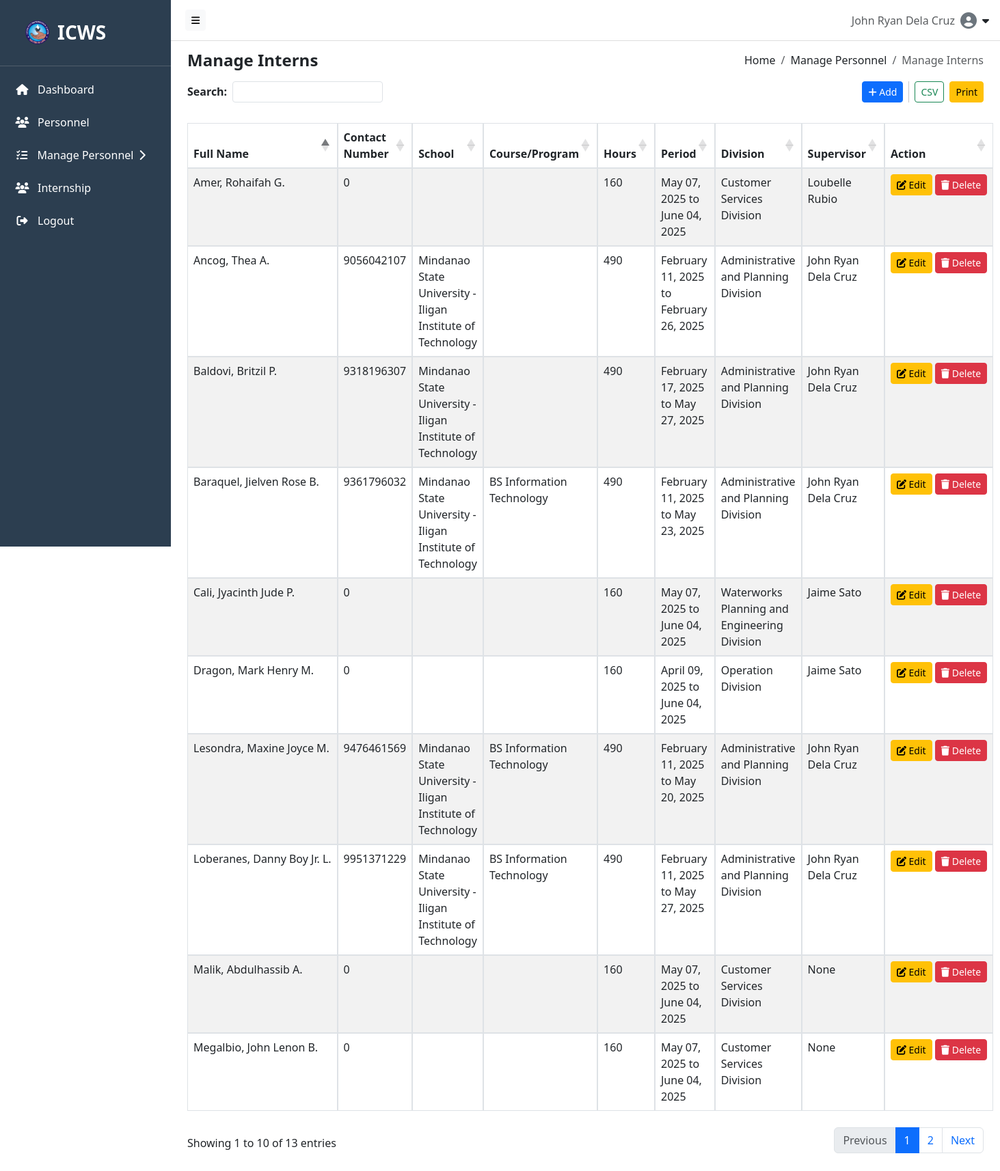
The app's page /src/components/manage_intern.php (signed in) with its own data.
### tables this page shows
CREATE TABLE `intern` (
  `intern_id` int(5) NOT NULL,
  `fullName` varchar(255) DEFAULT NULL,
  `contactNo` bigint(11) DEFAULT NULL,
  `school` varchar(255) DEFAULT NULL,
  `course` varchar(100) DEFAULT NULL,
  `hoursNo` int(4) DEFAULT NULL,
  `startDate` date DEFAULT NULL,
  `endDate` date DEFAULT NULL,
  `division` varchar(100) DEFAULT NULL,
  `supervisorName` varchar(255) DEFAULT NULL,
  `createdAt` timestamp NOT NULL DEFAULT current_timestamp(),
  `updatedAt` timestamp NOT NULL DEFAULT current_timestamp() ON UPDATE current_timestamp()
);

### src/components/manage_intern.php (the view, shortened to what this page needs)
<?php
include_once __DIR__ . '/../../backend/db.php';
$interns = [];
$sql = "SELECT
            intern_id,
            fullName,
            contactNo,
            school,
            course,
            hoursNo,
            startDate,
            endDate,
            division,
            supervisorName
        FROM intern";
$result = $conn->query($sql);
if ($result && $result->num_rows > 0) {
    while ($row = $result->fetch_assoc()) {
        $interns[] = $row;
    }
} else {
    $error = $conn->error ? "Database Error: {$conn->error}" : "No interns found.";
}
?>
<!DOCTYPE html>
<html lang="en">
<head>
  <link rel="stylesheet" href="https://cdn.jsdelivr.net/npm/bootstrap@5.3.0/dist/css/bootstrap.min.css">
  <link rel="stylesheet" href="https://cdnjs.cloudflare.com/ajax/libs/font-awesome/6.4.0/css/all.min.css">
  <link rel="stylesheet" href="https://cdn.datatables.net/1.13.6/css/dataTables.bootstrap5.min.css">
  <link rel="stylesheet" href="https://cdn.datatables.net/buttons/2.4.1/css/buttons.bootstrap5.min.css">
</head>
<body>
<?php include __DIR__ . '/../hero/navbar.php'; ?>
<?php include __DIR__ . '/../hero/sidebar.php'; ?>
<div class="content" id="content">
  <div class="d-flex justify-content-between align-items-center flex-wrap mb-3">
    <h4 class="mb-0" style="font-weight: bold;">Manage Interns</h4>
    <nav aria-label="breadcrumb">
      <ol class="breadcrumb mb-0">
        <li class="breadcrumb-item"><a class="breadcrumb-link" href="http://localhost/ICWS-Personnel-Profilingg/src/hero/home.php">Home</a></li>
        <li class="breadcrumb-item"><a class="breadcrumb-link" href="http://localhost/ICWS-Personnel-Profiling/src/components/personnel_record.php">Manage Personnel</a></li>
        <li class="breadcrumb-item active" aria-current="page">Manage Interns</li>
      </ol>
    </nav>
  </div>
  <div class="search-buttons-container row align-items-center mb-4">
    <div class="col-md-6 d-flex align-items-center gap-2">
      <label for="searchInput" class="form-label mb-0"><strong>Search:</strong></label>
      <div id="customSearchContainer"></div>
    </div>
    <div class="col-md-6 text-end">
      <div class="d-flex flex-wrap justify-content-end align-items-center gap-2">
        <button class="btn btn-primary btn-sm" onclick="window.location.href='http://localhost/ICWS-Personnel-Profiling/src/components/add_intern.php'"><i class="fas fa-plus"></i> Add</button>
        <button class="btn btn-outline-success export-btn btn-sm" data-type="csv">CSV</button>
        <button class="btn btn-warning export-btn btn-sm" data-type="print">Print</button>
      </div>
    </div>
  </div>
  <div class="table-container">
    <table class="table table-striped table-bordered" id="personnelTable">
      <thead>
        <tr>
          <th>Full Name</th>
          <th>Contact Number</th>
          <th>School</th>
          <th>Course/Program</th>
          <th>Hours</th>
          <th>Period</th>
          <th>Division</th>
          <th>Supervisor</th>
          <th>Action</th>
        </tr>
      </thead>
      <tbody>
    <?php foreach ($interns as $intern): ?>
        <tr id="row-<?= htmlspecialchars($intern['intern_id']) ?>">
            <td><?= htmlspecialchars($intern['fullName']) ?></td>
            <td><?= htmlspecialchars($intern['contactNo']) ?></td>
            <td><?= htmlspecialchars($intern['school']) ?></td>
            <td><?= htmlspecialchars($intern['course']) ?></td>
            <td><?= htmlspecialchars($intern['hoursNo']) ?></td>
            <td>
              <?= htmlspecialchars(date('F d, Y', strtotime($intern['startDate']))) ?> to
              <?= htmlspecialchars(date('F d, Y', strtotime($intern['endDate']))) ?>
            </td>
            <td><?= htmlspecialchars($intern['division']) ?></td>
            <td><?= htmlspecialchars($intern['supervisorName']) ?></td>
            <td>
                <button class="btn btn-warning btn-sm" onclick="window.location.href='http://localhost/ICWS-Personnel-Profiling/src/components/edit_intern.php?intern_id=<?= urlencode($intern['intern_id']) ?>'">
                    <i class="fas fa-edit"></i> Edit
                </button>
                <button class="btn btn-danger btn-sm" onclick="deleteIntern(<?= htmlspecialchars($intern['intern_id']) ?>)">
                    <i class="fas fa-trash"></i> Delete
                </button>
            </td>
        </tr>
    <?php endforeach; ?>
</tbody>
    </table>
  </div>
</div>
</body>
</html>

### src/components/manage_intern.php (style rules this page uses)
body { font-family: Arial; font-size: 15px; }
.content { padding: 30px; }
.table-bordered td, .table-bordered th { border: 1px solid #dee2e6 !important; }
.breadcrumb-link { color: inherit; text-decoration: none; transition: color 0.2s ease; }
.table-container { margin-top: 15px; }
.search-buttons-container { margin-top: 25px; }
.table-container table td:last-child { white-space: nowrap; overflow: visible; text-overflow: ellipsis; max-width: 150px; }
.table-container table td:first-child { white-space: nowrap; }

### src/hero/navbar.php (style rules this page uses)
#content { margin-left: 250px; transition: margin-left 0.3s ease; padding: 1.5rem; margin-top: 50px }

### records on screen
intern: fullName "Baraquel, Jielven Rose B.", contactNo "9361796032", school "Mindanao State University - Iligan Institute of Technology", course "BS Information Technology", hoursNo "490", startDate "February 11, 2025", endDate "May 23, 2025", division "Administrative and Planning Division", supervisorName "John Ryan Dela Cruz"
intern: fullName "Lesondra, Maxine Joyce M.", contactNo "9476461569", school "Mindanao State University - Iligan Institute of Technology", course "BS Information Technology", hoursNo "490", startDate "February 11, 2025", endDate "May 20, 2025", division "Administrative and Planning Division", supervisorName "John Ryan Dela Cruz"
intern: fullName "Baldovi, Britzil P.", contactNo "9318196307", school "Mindanao State University - Iligan Institute of Technology", hoursNo "490", startDate "February 17, 2025", endDate "May 27, 2025", division "Administrative and Planning Division", supervisorName "John Ryan Dela Cruz"
intern: fullName "Ancog, Thea A.", contactNo "9056042107", school "Mindanao State University - Iligan Institute of Technology", hoursNo "490", startDate "February 11, 2025", endDate "February 26, 2025", division "Administrative and Planning Division", supervisorName "John Ryan Dela Cruz"
intern: fullName "Loberanes, Danny Boy Jr. L.", contactNo "9951371229", school "Mindanao State University - Iligan Institute of Technology", course "BS Information Technology", hoursNo "490", startDate "February 11, 2025", endDate "May 27, 2025", division "Administrative and Planning Division", supervisorName "John Ryan Dela Cruz"
intern: fullName "Amer, Rohaifah G.", contactNo "0", hoursNo "160", startDate "May 07, 2025", endDate "June 04, 2025", division "Customer Services Division", supervisorName "Loubelle Rubio"
intern: fullName "Cali, Jyacinth Jude P.", contactNo "0", hoursNo "160", startDate "May 07, 2025", endDate "June 04, 2025", division "Waterworks Planning and Engineering Division", supervisorName "Jaime Sato"
intern: fullName "Dragon, Mark Henry M.", contactNo "0", hoursNo "160", startDate "April 09, 2025", endDate "June 04, 2025", division "Operation Division", supervisorName "Jaime Sato"
intern: fullName "Malik, Abdulhassib A.", contactNo "0", hoursNo "160", startDate "May 07, 2025", endDate "June 04, 2025", division "Customer Services Division", supervisorName "None"
intern: fullName "Megalbio, John Lenon B.", contactNo "0", hoursNo "160", startDate "May 07, 2025", endDate "June 04, 2025", division "Customer Services Division", supervisorName "None"

### other values on screen
$fullName "John Ryan Dela Cruz"
